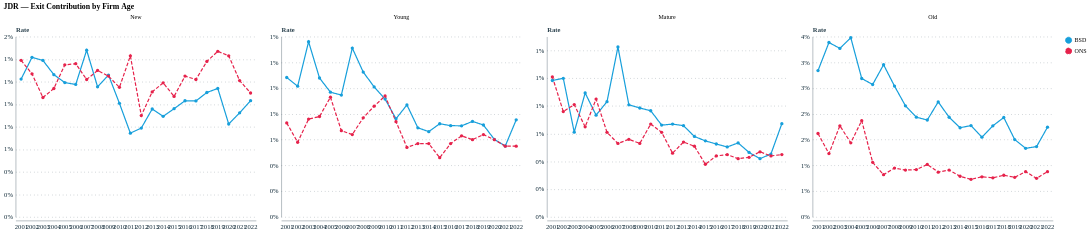

The notebook cell this image was saved under:
### Code cell
age_facet('jdr_exit', 'jdr_exit', 'JDR — Exit Contribution by Firm Age')

### Figure 1 — Vega-Lite specification as saved in the notebook (floating-point values rounded to 4 significant figures; data arrays with more than 128 entries replaced by an {"elided": "..."} marker saying what was removed)
{"config": {"font": "Circular Std", "mark": {"line": {"interpolate": "linear"}}, "view": {"stroke": "transparent", "width": 400, "height": 300}, "range": {"category": ["#179fdb", "#e6224b", "#f4c245", "#122b39", "#eb5c2e", "#36b7b4"], "diverging": ["#E6224B", "#E54753", "#C9C9C9", "#179FDB", "#122B39"], "heatmap": ["#C9C9C9", "#179FDB", "#0063AF", "#122B39"], "ordinal": ["#00A767", "#36B7B4", "#179FDB", "#0063AF", "#243B5A"]}, "axisX": {"labelColor": "#122b39", "tickColor": "#122b39", "domainColor": "#122b39", "domainOpacity": 0.5, "gridOpacity": 0, "labelFont": "Circular Std", "labelAngle": 0, "labelAlign": "center", "labelFontSize": 11, "labelPadding": 5, "tickCount": 10, "tickSize": 0, "title": ""}, "axisY": {"labelColor": "#122b39", "labelFont": "Circular Std", "tickColor": "#122b39", "domainColor": "#122b39", "gridColor": "#122b39", "gridDash": [1, 5], "gridOpacity": 0.5, "labelPadding": 5, "labelFontSize": 11, "domainOpacity": 0.5, "tickSize": 0, "title": null, "titleAlign": "left", "titleAngle": 0, "titleBaseline": "bottom", "titleColor": "#122b39", "titleOpacity": 0.9, "titleX": 0, "titleY": -7}}, "data": {"name": "data-d9600d5b68be58dba9e86a422fe5a6ac"}, "mark": {"type": "line", "point": true, "size": 2}, "encoding": {"color": {"field": "source", "legend": {"title": null}, "scale": {"domain": ["BSD", "ONS"], "range": ["#179fdb", "#e6224b"]}, "type": "nominal"}, "facet": {"field": "group", "sort": ["New", "Young", "Mature", "Old"], "title": null, "type": "nominal"}, "strokeDash": {"field": "source", "scale": {"domain": ["BSD", "ONS"], "range": [[1, 0], [6, 3]]}, "type": "nominal"}, "x": {"field": "year", "title": null, "type": "ordinal"}, "y": {"axis": {"format": ".0%"}, "field": "value", "title": "Rate", "type": "quantitative"}}, "resolve": {"scale": {"y": "independent"}}, "title": "JDR — Exit Contribution by Firm Age", "$schema": "https://vega.github.io/schema/vega-lite/v5.20.1.json", "datasets": {"data-d9600d5b68be58dba9e86a422fe5a6ac": {"elided": "176 records"}}}
